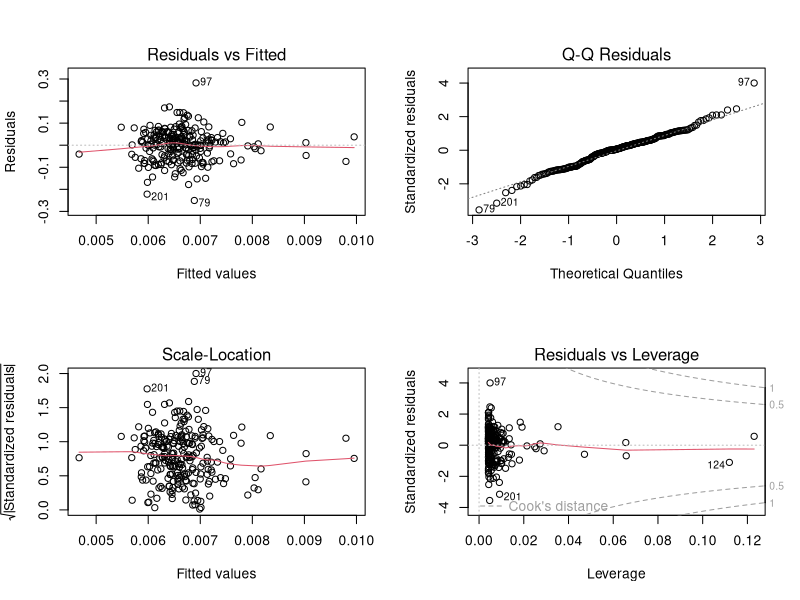

The R source for this figure: (Note: this script raises an error after producing the figure.)
# Import libraries
library(timeSeries)
library(tseries)
library(fGarch)
library(xtable)

# Setup top directory
setwd("/Users/logang/Documents/Code/python/Stat240")

# Load data
SandP500 = as.matrix(read.csv("data/SandP500_returns.csv",header=F))
FF = as.matrix(read.csv("data/FF_returns.csv",header=F))
dates = read.csv("data/dates.csv",header=F)[,1]
colnames(FF) = c('smlo_ret', 'smme_ret', 'smhi_ret', 'bilo_ret', 'bime_ret', 'bihi_ret')

# get number of observations and stocks
n = dim(FF)[1]
m = dim(FF)[2] 

# Regress Fama-French returns on SandP500
confidence_intervals = matrix(0,m,2)
for(i in 1:m)
{
  # Fit the linear model
  fit = lm(FF[,i]~SandP500)
  
  # Plot the residuals and QQ-plot as pdf
  pdf(paste("figures/Problem1a_FamaFrench_residal_plots",colnames(FF)[i],".pdf",sep=""))
  par(mfrow=c(2,2))
  plot(fit)
  dev.off()
  
  # Get 95% intervals for the parameters
  confidence_intervals[i,]=confint(fit)
}

# Print 95% confidence intervals to LaTeX
print(xtable(confidence_intervals), type="latex", file="figures/tables/Problem1a_CIs.tex")

# -- Fit AR(1)-GARCH(1,1)
# Leave the last point out for prediction
FF_test = FF[n,]
FF = FF[1:(n-1),]
dates = dates[1:(n-1)]

# Plot Fama French time series
pdf("figures/Problem1b_return_time_series.pdf")
FF_ts = timeSeries(FF)
plot(FF_ts,col="black",main="Fama French Portfolio Returns")
dev.off()

# Initialize containers for AR(1) model results
ar_fits = FF_garch_fits = FF_garch_std_fits = list()
ar_coefs = matrix(0,m,2)
covmat = matrix(0,m,m)
residmat = matrix(0,n-2,m)
std_innovations = matrix(0,n-2,m)
coefmat = matrix(0,m,4)

# Fit AR(1) models for the Fama French portfolio returns
for(i in 1:m)
{
  # generate times
  FF_ts = timeSeries(FF[,i],as.character(dates))
  
  # Get ACF and PACF of data
  FF_acf = acf(FF[,i])
  FF_pacf = pacf(FF[,i])
  
  # fit AR(1) model and get coefficients and residuals
  ar_fits[[i]] = arma(FF[,i],order=c(1,0))
  ar_coefs[i,] = ar_fits[[i]]$coef
  resids_ts = na.omit(timeSeries(ar_fits[[i]]$resid,as.character(dates)))
  residmat[,i] = resids_ts
  
  # Get ACF and PACF of residuals
  FF_acf_resids = acf(resids_ts)
  FF_pacf_resids = pacf(resids_ts)
  
  # Plot before and after ACF and PACF
  pdf(paste("figures/Problem1b_ACF_and_PACFs_",colnames(FF)[i],".pdf"))
  par(mfrow=c(2,2))
  plot(FF_acf, main=paste("ACF for",colnames(FF)[i]))
  plot(FF_pacf,main=paste("PACF for",colnames(FF)[i]))
  plot(FF_acf_resids, main=paste("ACF of residuals for",colnames(FF)[i]))
  plot(FF_pacf_resids, main=paste("ACF of residuals for",colnames(FF)[i]))
  dev.off()
    
  # Fit standard and studentized GARCH models to residuals of AR(1) model
  FF_garch_fits[[i]] = garchFit(. ~ garch(1,1), data=resids_ts,trace=F)
  FF_garch_std_fits[[i]] = garchFit(formula = ~ garch(1,1), data=resids_ts, cond.dist="std",trace=F)

  # Gather coefficents, volatilities, and residuals  
  coefs = coef(FF_garch_fits[[i]])
  coefmat[i,] = coefs
  resids = residuals(FF_garch_fits[[i]])
  vols = volatility(FF_garch_fits[[i]])
  
  # Construct covariance matrix diagonal
  covmat[i,i] = coefs[2] + coefs[4]*vols[n-2]^2 + coefs[3]*resids[n-2]^2
  
  # Calculate standardized innovations
  std_innovations[,i]=resids/vols
}

# Plot AR(1) fit residuals
pdf("figures/Problem1b_AR1_fit_residuals.pdf")
plot(timeSeries(residmat),col="black")

# Estimate mean 
mean_pred = ar_coefs[,2] + diag(ar_coefs[,1])%*%FF[n-1,]

# Generate off-diagonal covariance matrix entries
for(i in 2:m)
{
  for(j in 1:(i-1))
  {
    cov_pred[i,j]=sqrt(cov_pred[i,i]*cov_pred[j,j])*cor(std_innovations[,i],std_innovations[,j])
    cov_pred[j,i]=cov_pred[i,j]
  }
}
